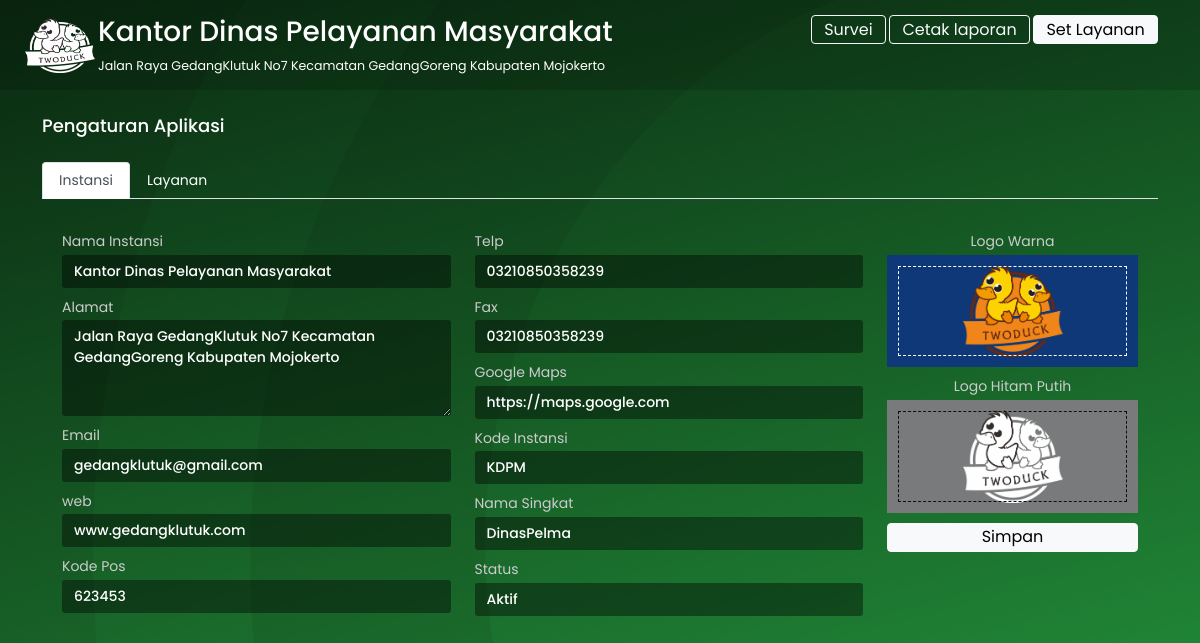
Page /index.php/setting on the committed database.
### tables this page shows
CREATE TABLE `identitas_instansi` (
  `id` int(11) NOT NULL,
  `nama_instansi` varchar(60) NOT NULL,
  `alamat` varchar(200) NOT NULL,
  `email` varchar(50) NOT NULL,
  `website` varchar(50) NOT NULL,
  `kode_pos` int(11) NOT NULL,
  `telp` varchar(30) NOT NULL,
  `fax` varchar(20) NOT NULL,
  `link_maps` varchar(150) NOT NULL,
  `kode_instansi` varchar(10) NOT NULL,
  `nama_singkat_instansi` varchar(35) NOT NULL,
  `logo_instansi_warna` varchar(150) NOT NULL,
  `logo_instansi_hitam_putih` varchar(150) NOT NULL,
  `status` enum('aktif','blok') NOT NULL
);

### application/controllers/Setting.php (called while the page is built, shortened)
<?php
class Setting extends CI_Controller {
	function __construct()
	{
        $this->load->model('m_setting');
    }
    public function index()
	{
        $x['data']=$this->m_setting->get_identitas_instansi();
		$this->load->view('setting/v_setting',$x);
	}
}

### index.php (called while the page is built, shortened)
<?php
require_once BASEPATH.'core/CodeIgniter.php';

### application/models/M_setting.php (called while the page is built, shortened)
<?php defined('BASEPATH') OR exit('No direct script access allowed');
class M_setting extends CI_Model{
    public function get_identitas_instansi(){
    	$this->db->where('status', 'aktif');
		return $this->db->get()->result();
    }
}

### application/views/setting/v_setting.php (the view, shortened to what this page needs)
<?php
	$controller = $this->router->fetch_class();
	foreach ($data as $r) {
		$nama_instansi 			= $r->nama_instansi;
		$alamat 				= $r->alamat;
		$email 					= $r->email;
		$website 				= $r->website;
		$kode_pos 				= $r->kode_pos;
		$telp   				= $r->telp;
		$fax   					= $r->fax;
		$link_maps 				= $r->link_maps;
		$kode_instansi 			= $r->kode_instansi;
		$nama_singkat_instansi 	= $r->nama_singkat_instansi;
		$logohp 				= $r->logo_instansi_hitam_putih;
		$status 				= $r->status;
	}
?>
<!DOCTYPE html>
<html lang="en">
<head>
 <link href="<?php echo base_url()?>assets/css/bootstrap.min.css" rel="stylesheet" >
<link href="<?php echo base_url()?>assets/css/style.css" rel="stylesheet">
<link href="<?php echo base_url()?>assets/css/vendors.css" rel="stylesheet">
<link href="<?php echo base_url()?>assets/css/animate.css" rel="stylesheet">
<link href="<?php echo base_url()?>assets/css/custom.css" rel="stylesheet">
<link href="https://pro.fontawesome.com/releases/v6.0.0-beta2/css/all.css" rel="stylesheet">
<link id="bsdp-css" href="https://unpkg.com/bootstrap-datepicker@1.9.0/dist/css/bootstrap-datepicker3.min.css" rel="stylesheet">
</head>
<body class="style_2">
	<header style="background-color: #00000026;">
		<div class="container-fluid">
	        <div class="row">
	        	<div class="col-12 d-flex">
	            	<a href="<?php echo base_url();?>">
	            		<img src="<?php echo base_url()?>assets/img/<?php echo $logohp?>" alt="" style="margin:3px" width="70" height="55">
	            	</a>
	            	<div class="col-md-6">
	            		<h3 class="main_title_1"><?php echo $nama_instansi?></h3>
	            		<p class="main_title_1" style="color:white;font-size:0.9em"><?php echo $alamat?></p>
	            	</div>
	            	<div class="col-md-5 text-end">
	    				<p >
	    					<a href="<?php echo base_url()?>home" class="btn btn-outline-light <?php if($controller =='home' ) echo 'active'?>">Survei</a>
	    					<a href="<?php echo base_url()?>laporan" class="btn btn-outline-light <?php if($controller =='laporan' ) echo 'active'?>">Cetak laporan</a>
	    					<a href="<?php echo base_url()?>setting" class="btn btn-outline-light <?php if($controller =='setting' ) echo 'active'?>">Set Layanan</a>
	    				</p>
	    			</div>
	            </div>
	        </div>
	    </div>
	</header>
	<div class="wrapper_centering">
	    <div class="container_centering">
	        <div class="container">
	        	<div class="row justify-content-between">
	        		<div class="col-xl-12 col-lg-12">
	                    <div id="wizard_container">
	                        <form id="wrapped" method="POST" autocomplete="off">
	                            <div id="middle-wizard">
  	                                <div class="step">
										<h3 class="main_question">Pengaturan Aplikasi</h3>
										<nav class="add_bottom_25">
											<div class="nav nav-tabs" id="nav-tab" role="tablist">
												<a class="nav-link active" id="instansi_tab" data-bs-toggle="tab" href="#instansi" role="tab" aria-controls="instansi" aria-selected="true">Instansi</a>
												<a class="nav-link" id="layanan_tab" data-bs-toggle="tab" href="#layanan" role="tab" aria-controls="layanan" aria-selected="true">Layanan</a>
											</div>
										</nav>
										<div class="tab-content" id="nav-tabContent">
											<div class="tab-pane fade show active"  id="instansi"  role="tabpanel" aria-labelledby="instansi">
				                                <div class="wrapper wrapper-content animated fadeInRight p-1">
				                                	 <div class="row mb-4 m-1">
				                                	 	<div class="col-lg-12">
				                                			<form class="form-horizontal" id="form_identitas" role="form" >
													            <div class="row">
													                <div class="col-md-9 col-xs-12">
													                	<div class="row">
													                		<div class="col-md-6 ">
													                            <div class="form-group">
													                                <label class="col-sm-12 control-label">Nama Instansi</label>
													                                <div class="col-sm-12 col-xs-12">
													                                    <input type="text" class="form-control" id="nama_instansi" name="nama_instansi"  value="<?php echo $nama_instansi;?>"/>
													                                </div>
													                            </div>
													                            <div class="form-group">
													                                <label class="col-sm-12 control-label">Alamat</label>
													                                <div class="col-sm-12 col-xs-12">
													                                <textarea type="text" class="form-control" id="alamat" name="alamat" rows="4" cols="50" ><?php echo $alamat;?></textarea>
													                                </div>
													                            </div>
													                            <div class="form-group">
													                                <label class="col-sm-12 control-label">Email</label>
													                                <div class="col-sm-12 col-xs-12">
													                                    <input type="email" class="form-control" id="email" name="email" value="<?php echo $email?>" />
													                                </div>
													                            </div>
													                             <div class="form-group">
													                                <label class="col-sm-12 control-label">web</label>
													                                <div class="col-sm-12 col-xs-12">
													                                    <input type="text" class="form-control" id="website_instansi" name="website_instansi" value="<?php echo $website?>" />
													                                </div>
													                            </div>
													                            <div class="form-group">
													                                <label class="col-sm-12 control-label">Kode Pos</label>
													                                <div class="col-sm-12 col-xs-12">
													                                    <input type="number" class="form-control" id="kode_pos" name="kode_pos" value="<?php echo $kode_pos;?>" />
													                                </div>
													                            </div>
													                        </div>
													                        <div class="col-md-6">
													                            <div class="form-group">
													                                <label class="col-sm-12 control-label">Telp</label>
													                                <div class="col-sm-12 col-xs-12">
													                                    <input type="text" class="form-control" id="telp" name="telp" value="<?php echo $telp;?>" />
													                                </div>
													                            </div>
													                            <div class="form-group">
													                                <label class="col-sm-12 control-label">Fax</label>
													                                <div class="col-sm-12 col-xs-12">
													                                    <input type="text" class="form-control" id="fax" name="fax" value="<?php echo $fax;?>" />
													                                </div>
													                            </div>
													                            <div class="form-group">
													                                <label class="col-sm-12 control-label">Google Maps</label>
													                                <div class="col-sm-12 col-xs-12">
													                                    <input type="text" class="form-control" id="link_maps" name="link_maps" value="<?php echo $link_maps;?>" />
													                                </div>
													                            </div>
													                            <div class="form-group">
													                                <label class="col-sm-12 control-label">Kode Instansi </label>
													                                <div class="col-sm-12 col-xs-12">
													                                    <input type="text" class="form-control" id="kode_instansi" name="kode_instansi" value="<?php echo $kode_instansi;?>" placeholder="PA.ATN" />
													                                </div>
													                            </div>
															                	<div class="form-group">
															                		<label class="col-sm-12 control-label">Nama Singkat </label>
															                		<div class="col-sm-12 col-xs-12">
															                			<input type="text" class="form-control" id="nama_singkat_instansi" name="nama_singkat_instansi" value="<?php echo $nama_singkat_instansi;?>" placeholder="PA Majapahit" />
															                		</div>
															                	</div>
															                	<div class="form-group">
															                		<label class="col-sm-12 control-label">Status</label>
															                		<div class="col-sm-12 col-xs-12">
															                			<select class='form-control' id='status' name='status'>
															                				<option value="aktif" <?php if($status == 'aktif'){ echo "seleted";}?>>Aktif</option>
															                			</select>
															                		</div>
															                	</div>
													                        </div>
													                    </div>
													                </div>
													                <div class="col-md-3 col-xs-12">
													                	<div class="form-group">
													                		<label class="col-sm-12 text-center">Logo Warna</label>
													                		<div class="col-sm-12 col-xs-12">
													                			<div class="column-small-12 padd0 align-center">
													                				<div id="drop-box" class="ambilfoto1" >
													                				</div>
													                			</div>
													                		</div>
													                	</div>
													                	<div class="form-group">
													                		<label class="col-sm-12 text-center">Logo Hitam Putih</label>
													                		<div class="col-sm-12 col-xs-12">
													                			<div class="column-small-12 padd0 align-center">
													                				<div id="drop-box2" class="ambilfoto2" >
													                				</div>
													                			</div>
													                		</div>
													                	</div>
													                	<div class="form-group">
													                		<div class="col-sm-12 col-xs-12">
													                			<button type="button" class="btn btn-light col-sm-12" id="simpan_identitas" >Simpan</button>
													                		</div>
													                	</div>
													                </div>
													            </div>
													        </form>
				                                		</div>
				                                	</div>
				                                </div>
				                            </div>
										</div>
	                            	</div>
	                            </div>
	                        </form>
	                    </div>
	                </div>
	        	</div>
	        </div>
	</div>
</body>
</html>

### assets/css/style.css (style rules this page uses)
html * { -webkit-font-smoothing:antialiased;-moz-osx-font-smoothing:grayscale }
body { font-size:0.875rem;line-height:1.4;font-family:"Poppins",sans-serif;color:#444 }
body.style_2 { background:#23923b url(../img/pattern_3.svg) no-repeat center left;-webkit-background-size:cover;-moz-background-size:cover;-o-background-size:cover;background-size:cover }
h1,h2,h3,h4,h5,h6 { color:#111 }
p { margin-bottom:25px }
label { font-weight:400;margin-bottom:3px;color:#ccc }
a { color:#fff;text-decoration:none;-moz-transition:all 0.3s ease-in-out;-o-transition:all 0.3s ease-in-out;-webkit-transition:all 0.3s ease-in-out;-ms-transition:all 0.3s ease-in-out;transition:all 0.3s ease-in-out;outline:none }
html,body { width:100%;height:100%;margin:0;padding:0 }
header { padding:15px 10px;width:100%;height:90px;position:relative;z-index:2 }
.wrapper_centering { width:100%;margin:-90px auto 0;height:100%;text-align:left;clear:both;display:table;position:relative;overflow:hidden;z-index:1;background:-moz-linear-gradient(165deg, rgba(0,0,0,0.7) 0%, transparent 100%);background:-webkit-linear-gradient(165deg, rgba(0,0,0,0.7) 0%, transparent 100%);background:linear-gradient(165deg, rgba(0,0,0,0.7) 0%, transparent 100%) }
.container_centering { vertical-align:middle;display:table-cell;padding:90px 0 }
.main_title_1 { color:#fff }
#wizard_container { color:#fff;height:500px }
h3.main_question { margin:0 0 25px 0;padding:0;font-weight:500;color:#fff;font-size:18px;font-size:1.125rem }
.form-group { margin-bottom:10px }
.form-group { position:relative }
.form-control { border:none;-webkit-border-radius:3px;-moz-border-radius:3px;-ms-border-radius:3px;border-radius:3px;font-size:14px;font-size:0.875rem;height:calc(2.85rem + 2px);color:#fff;font-weight:500;background-color:rgba(0,0,0,0.4) }
.add_bottom_25 { margin-bottom:25px }

### assets/css/custom.css (style rules this page uses)
.tab-content { height: 100%; will-change: transform; -webkit-perspective: 400px; perspective: 400px; overflow: hidden; -webkit-transition: all 0.45s cubic-bezier(0.23, 1, 0.32, 1); transition: all 0.45s cubic-bezier(0.23, 1, 0.32, 1); }

### application/views/setting/v_setting.php (style rules this page uses)
.wrapper_centering { overflow-y: auto; }
.container_centering { vertical-align: top !important; }
.form-control { height: auto !important; }
.btn { padding: .1rem .75rem; }
#drop-box { border: 10px solid rgb(14, 56, 119); cursor: pointer; position: relative; text-align: center; width: 100%; background-color: rgb(14, 56, 119); z-index: 1; }
#drop-box:before { content: " "; position: absolute; z-index: 2; top: 1px; left: 1px; right: 1px; bottom: 1px; border: 1px dashed rgb(255,255,255); }
#drop-box2 { border: 10px solid rgb(121, 122, 123); cursor: pointer; position: relative; text-align: center; width: 100%; background-color: rgb(121, 122, 123); z-index: 1; }
#drop-box2:before { content: " "; position: absolute; z-index: 2; top: 1px; left: 1px; right: 1px; bottom: 1px; border: 1px dashed rgb(12, 12, 12); }

### rows in the picture
identitas_instansi: logo_instansi_hitam_putih (picture), nama_instansi "Kantor Dinas Pelayanan Masyarakat", alamat "Jalan Raya GedangKlutuk No7 Kecamatan GedangGoreng Kabupaten Mojokerto", email "gedangklutuk@gmail.com", website_instansi "www.gedangklutuk.com", kode_pos "623453", telp "03210850358239", fax "03210850358239", link_maps "https://maps.google.com", kode_instansi "KDPM", nama_singkat_instansi "DinasPelma"
